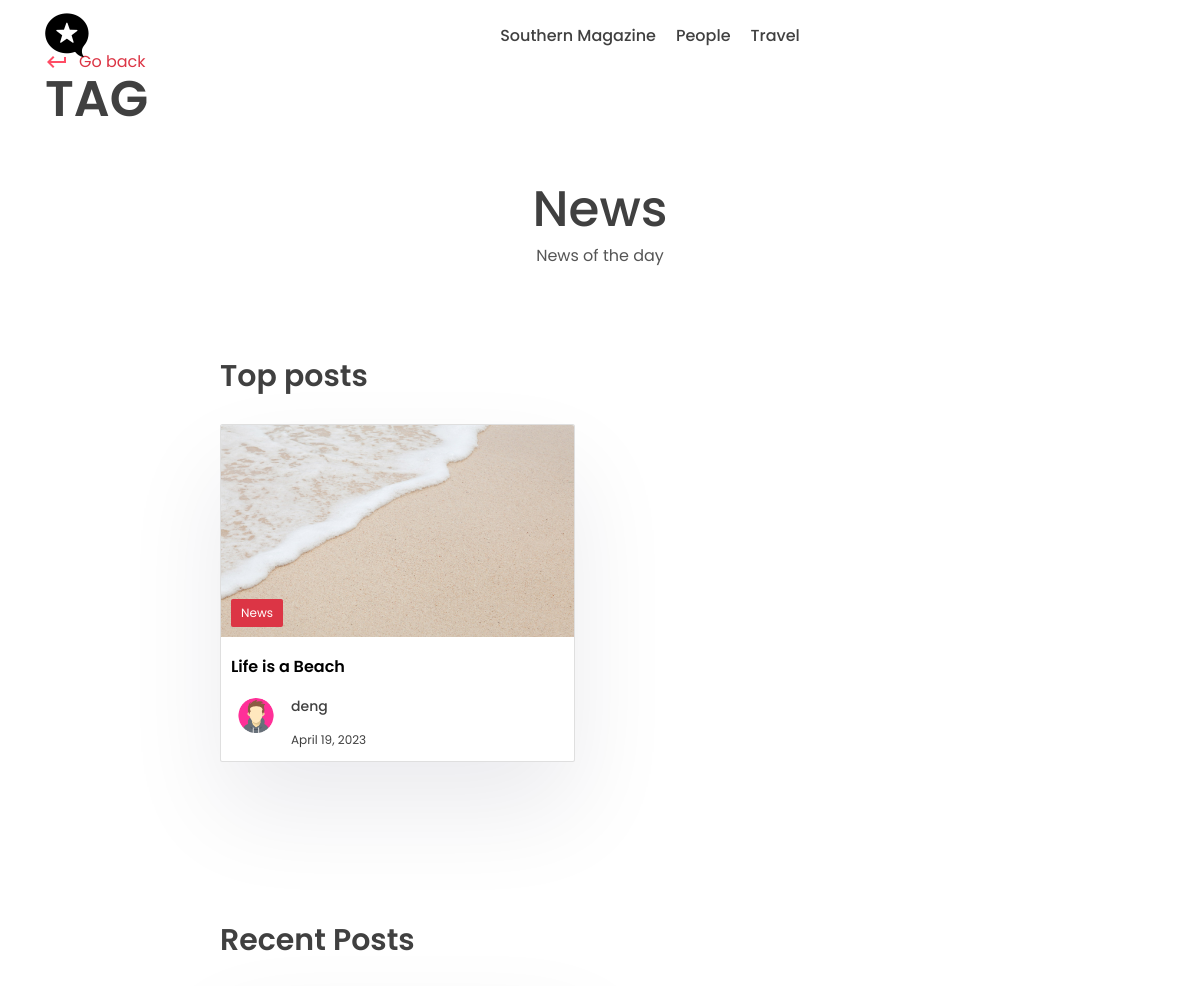
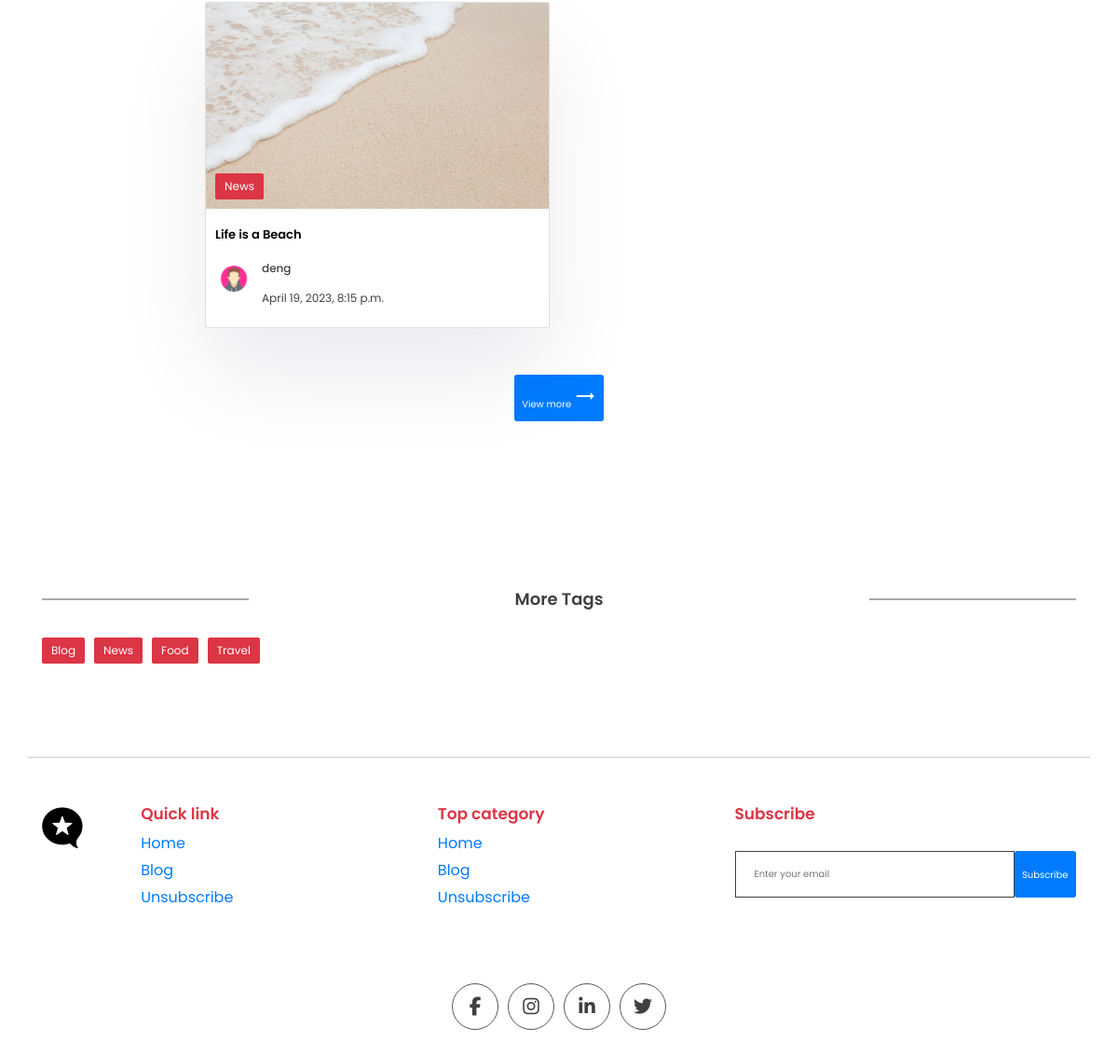
Page /tag/news on the committed database (2 pictures, top to bottom).
### app/models.py (models this page shows, shortened)
class Tag(models.Model):
    name         = models.CharField(max_length=100)
    description  = models.CharField(max_length=100)
    slug         = models.SlugField(max_length=200, unique=True)

class Post(models.Model):
    title         = models.CharField(max_length=200)
    content       = models.TextField()
    last_updated  = models.DateTimeField(auto_now=True)
    slug          = models.SlugField(max_length=200, unique=True)
    image         = models.ImageField(null=True, blank=True, upload_to='images/')
    tags = models.ManyToManyField(Tag, blank=True, related_name='post')
    view_count = models.IntegerField(null=True, blank=True)
    is_featured = models.BooleanField(default=False)
    author = models.ForeignKey(User,on_delete=models.CASCADE, null=True, blank=True)

class Profile(models.Model):
    user = models.OneToOneField(User, on_delete=models.CASCADE)
    profile_image = models.ImageField(null=True, blank=True, upload_to='images/')
    slug = models.SlugField(max_length=200, unique=True)
    bio = models.CharField(max_length=200)

### app/views.py (the view)
# urls.py: path('tag/<slug:slug>', views.tag_page, name='tag_page'),
def tag_page(request, slug):
    tag = Tag.objects.get(slug=slug)
    top_posts = Post.objects.filter(tags__in=[tag.id]).order_by('-view_count')[0:3]
    recent_posts = Post.objects.filter(tags__in=[tag.id]).order_by('-last_updated')[0:3]
    tags = Tag.objects.all()
    context = {'tag': tag, 'top_posts': top_posts, 'recent_posts': recent_posts, 'tags': tags}
    return render(request, 'app/tag.html', context)

### app/templates/app/tag.html (shortened to what this page needs)
{% extends 'base.html' %}
{% block content %}
    <div class="main">
      <div class="container">
        <div class="layout">
          <div class="left">
            <div class="page-top">
              <div class="top flex">
                <div class="page-name">
                  <a href="#" class="learn">
                    <span class="material-icons"> keyboard_return </span> Go
                    back
                  </a>
                  <h1>Tag</h1>
                </div>
              </div>
            </div>
            <center>
              <div class="typo">
                <h1 class="title">{{tag.name}}</h1>
                <p>
                  {{tag.description}}
                </p>
              </div>
            </center>
            <section class="sp">
              <div class="container">
                <h1 class="sec-title">Top posts</h1>
                <div class="grid-2 blog">
                  {% for post in top_posts %}
                  <a href="#">
                    <div class="card">
                      <div class="post-img">
                        <img src="{{post.image.url}}" alt="" />
                        <div class="tag">{{post.tags.all.0.name}}</div>
                      </div>
                      <div class="card-content">
                        <h3>
                          {{post.title}}
                        </h3>
                        <div class="author">
                          <div class="profile-pic">
                            <img src="{{post.author.profile.profile_image.url}}" alt="" />
                          </div>
                          <div class="details">
                            <p>{{post.author.first_name}}</p>
                            <small>{{post.last_updated|date}}</small>
                          </div>
                        </div>
                      </div>
                    </div>
                  </a>
                  {% endfor %}
                </div>
              </div>
            </section>
            <section class="sp">
              <div class="container">
                <h1 class="sec-title">Recent Posts</h1>
                <div class="grid-3 blog-grid">
                  {% for post in recent_posts %}
                    <a href="#">
                    <div class="card">
                      <div class="post-img">
                        <img src="{{post.image.url}}" alt="" />
                        <div class="tag">{{post.tags.all.0.name}}</div>
                      </div>
                      <div class="card-content">
                        <h3>
                          {{post.title}}
                        </h3>
                        <div class="author">
                          <div class="profile-pic">
                            <img src="{{post.author.profile.profile_image.url}}" alt="" />
                          </div>
                          <div class="details">
                            <p>{{post.author.first_name}}</p>
                            <small>{{post.last_updated}}</small>
                          </div>
                        </div>
                      </div>
                    </div>
                  </a>
                  {% endfor %}
                </div>
                <center>
                  <button class="btn btn-primary rounded view">
                    View more
                    <span class="material-icons"> trending_flat </span>
                  </button>
                </center>
              </div>
            </section>
          </div>
          <div class="right">
            <div class="block">
              <h2 class="title2">More Tags</h2>
              <div class="blog-tags">
                {% for tag in tags %}
                <a href="{% url 'tag_page' tag.slug %}" class="tag">{{tag.name}}</a>
                {% endfor %}
              </div>
            </div>
          </div>
        </div>
      </div>
    </div>
{% endblock content %}

### app/static/app/style.css (style rules this page uses)
* { margin: 0; padding: 0; box-sizing: border-box; text-decoration: none; border: none; outline: none; list-style: none; font-family: "Poppins", sans-serif; color: var(--black); }
:root { --red: #ff4b64; --black0: #000; --black: #404040; --des: #555555; --shadow: #ffffff1a 0px 1px 1px 0px inset, #32325d40 0px 50px 100px -20px, #0000004d 0px 30px 60px -30px; --shadow2: rgba(17, 12, 46, 0.084) 0px 48px 100px 0px; }
html { font-size: 62.5%; }
[class*="grid"] { display: grid; }
img { width: 100%; }
.container { max-width: 70%; margin: auto; padding: 0 10px; }
p, a { font-size: 1.6rem; color: var(--des); }
.btn { cursor: pointer; height: 5rem; padding: 0 3rem; font-size: 1.6rem; font-weight: 500; border: 1px solid var(--red); display: flex; align-items: center; justify-content: center; gap: 1rem; }
.btn span { color: white; }
.btn-primary { background: var(--red); color: white; }
.rounded { border-radius: 0.2rem; }
.typo { width: 50%; margin-top: 5rem; }
.title { font-size: 5rem; font-weight: 500; }
.sp { padding: 8rem 16rem; }
.grid-2 { grid-template-columns: 1.3fr 1fr; align-items: center; }
.post-img { height: 40rem; width: 100%; overflow: hidden; border-top-right-radius: 0.2rem; border-top-left-radius: 0.2rem; }
.post-img img { height: 100%; object-fit: cover; object-position: center; }
.learn { display: flex; align-items: center; gap: 1rem; color: var(--red); margin-top: 2rem; }
.learn span { color: #ff4b64; }
.sec-title { font-size: 3rem; font-weight: 600; position: relative; width: fit-content; margin-bottom: 3rem; }
.grid-3 { grid-template-columns: repeat(2, 1fr); gap: 5rem; }
.card { box-shadow: var(--shadow2); border-radius: 0.2rem; cursor: pointer; transition: 0.3s; }
.post-img { position: relative; }
.tag { position: absolute; bottom: 1rem; left: 1rem; background: var(--red); color: white; border-radius: 0.2rem; padding: 0.5rem 1rem; font-size: 1.2rem; }
.card-content { padding: 1rem; }
.card h3 { font-size: 1.6rem; font-weight: 600; padding-top: 1rem; color: black; }
.card .post-img { width: 100%; height: unset; aspect-ratio: 1/0.6; }
.author { display: flex; align-items: center; gap: 1rem; margin-top: 2rem; }
.profile-pic { width: 5rem; aspect-ratio: 1/1; border-radius: 50%; overflow: hidden; }
.author p { color: var(--black); font-weight: 500; font-size: 1.4rem; }
.author small { color: var(--black); font-size: 1.2rem; }
.view { margin-top: 5rem; }
.layout { display: flex; flex-direction: column; gap: 5rem; }
.left { width: 100%; height: 100%; }
.right { position: sticky; top: 70px; height: 100%; width: 100%; }
.page-name h1 { font-size: 5rem; text-transform: uppercase; font-weight: 600; line-height: 5rem; }
.flex { display: flex; align-items: flex-end; justify-content: space-between; }
.left .typo { width: 100%; }
.blog { grid-template-columns: 1fr 1fr; gap: 5rem; }
.title2 { position: relative; font-size: 1.8rem; text-align: center; font-weight: 600; margin-bottom: 3rem; }
.title2::before { content: ""; position: absolute; height: 1px; width: 20%; background: var(--des); left: 0; top: 50%; transform: translateY(-50%); }
.title2::after { content: ""; position: absolute; height: 1px; width: 20%; background: var(--des); right: 0; top: 50%; transform: translateY(-50%); }
.blog-grid { gap: 2rem; }
.blog-grid .card-content { padding: 1rem; padding-bottom: 2rem; }
.blog-grid .card h3 { font-size: 1.3rem; font-weight: 600; }
.blog-grid .profile-pic { width: 4rem; }
.blog-grid .author p { font-size: 1.2rem; }
.block { margin-top: 5rem; }
.blog-tags .tag { position: unset; width: fit-content; }
.blog-tags { display: flex; align-items: center; flex-wrap: wrap; gap: 1rem; margin-top: 3rem; }
.main { padding-top: 3rem; }

### rows in the picture
Tag: name "News", description "News of the day"
Post: image (picture), tags.all.0.name "News", title "Life is a Beach", author.profile.profile_image (picture), author.first_name "deng", last_updated "April 19, 2023", last_updated "April 19, 2023, 8:15 p.m."
Tag: name "Blog"
Tag: name "Food"
Tag: name "Travel"
